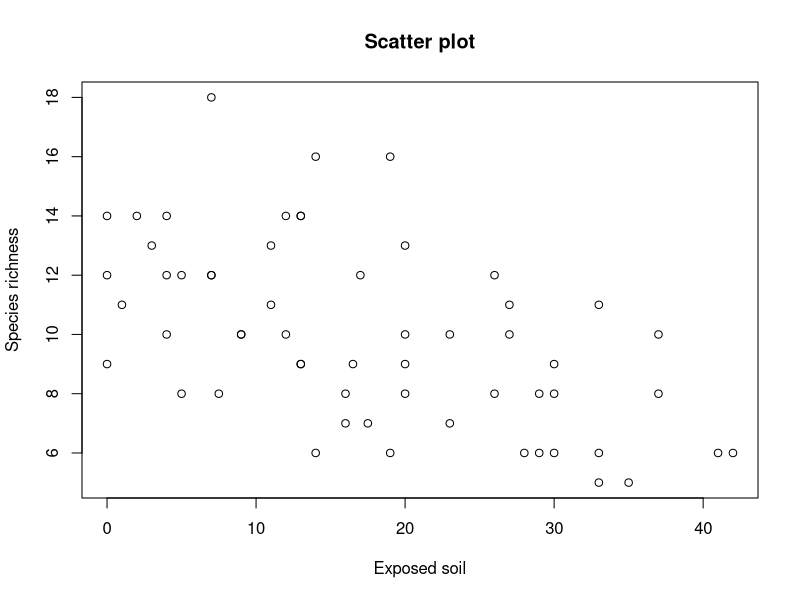
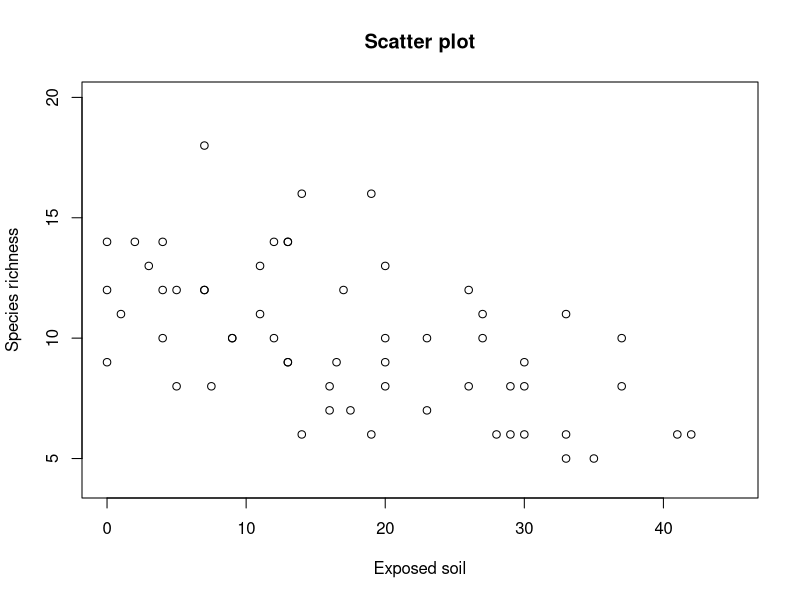
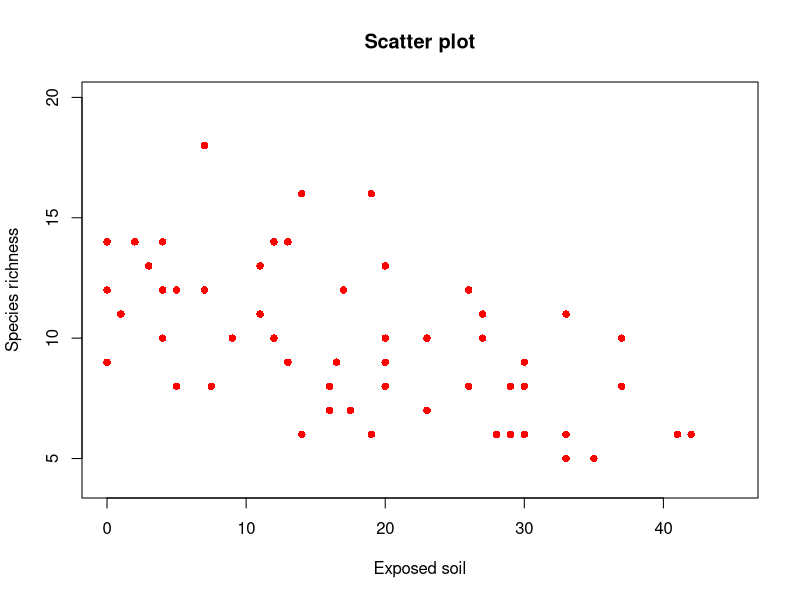
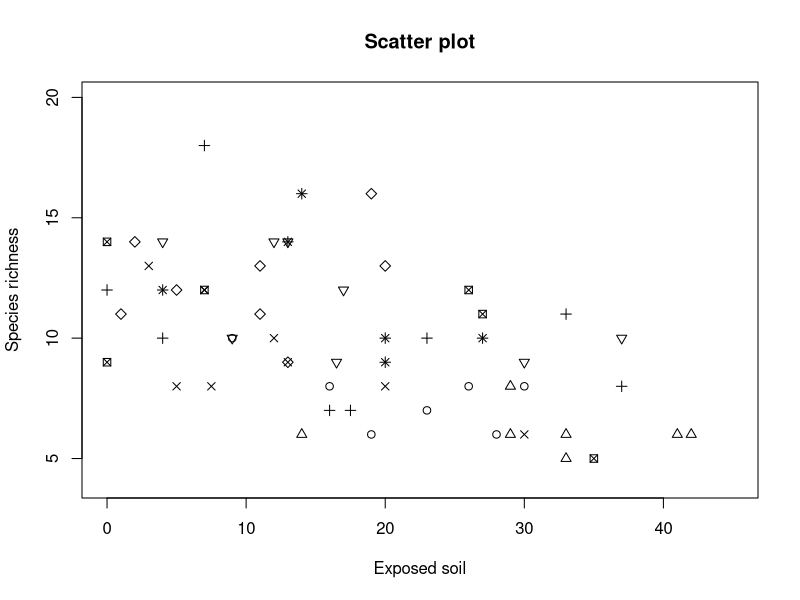
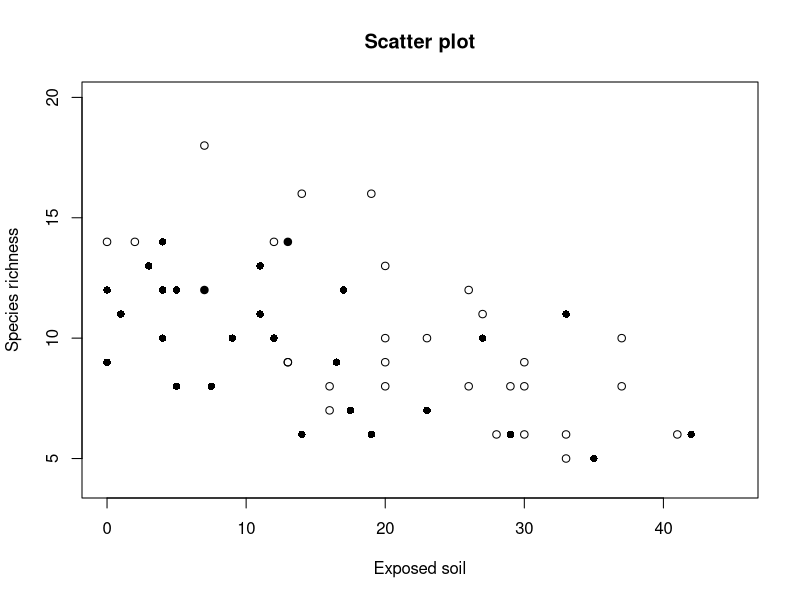
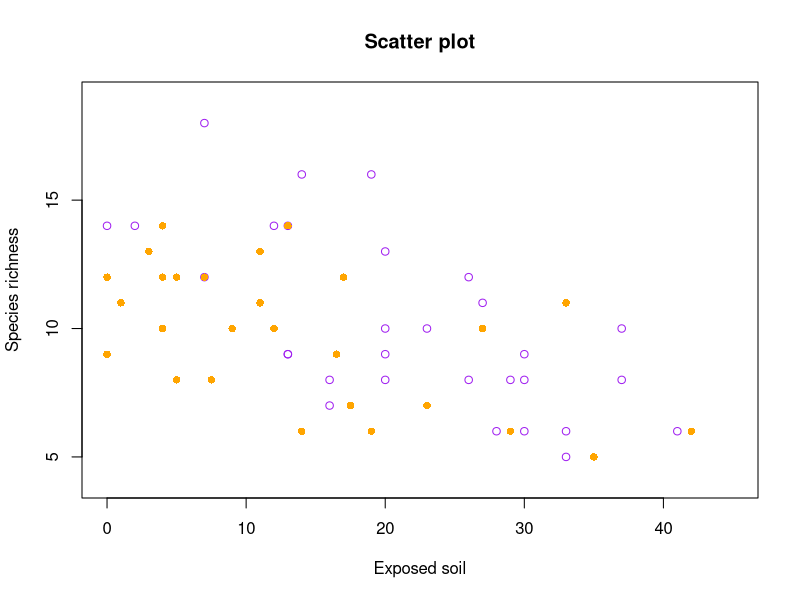
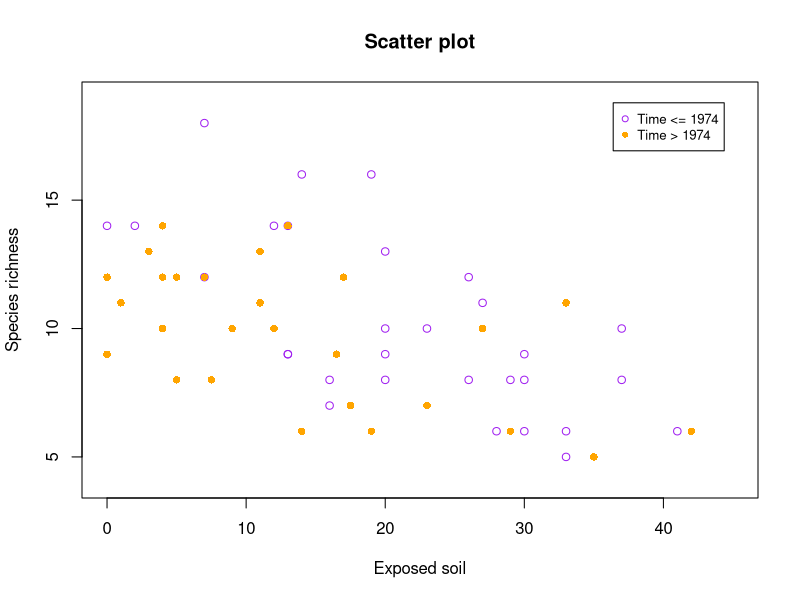
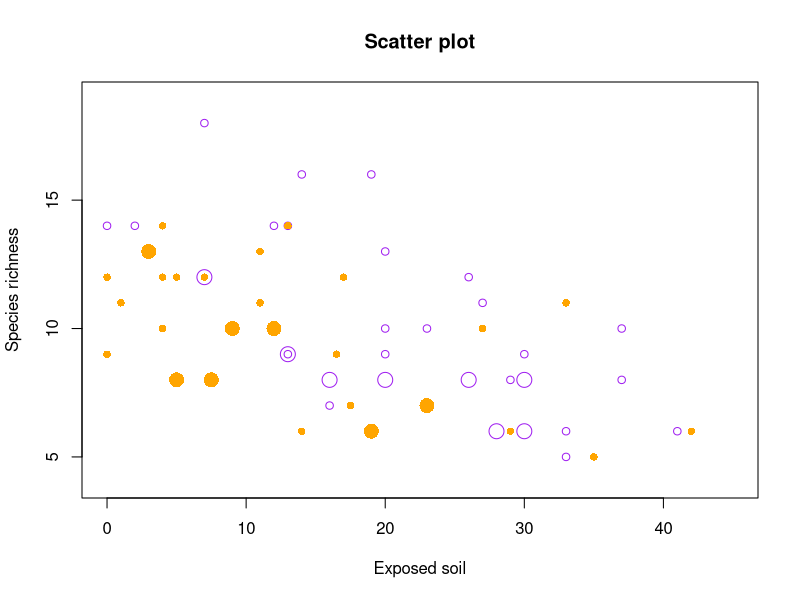

These figures' R source, in order:

# ~~~~~~~~~~~~~~~~~~~~~~~~~~~~~~~~~~~~~~~~~~~
# ~ BIOS 721| Topic 5 Part 2: Plotting in R ~
# ~~~~~~~~~~~~~~~~~~~~~~~~~~~~~~~~~~~~~~~~~~~

# *** This file contains solutions to the lecture examples! *** 

# Code from Slides -------------------------------------------------------------

# Read in example data:
# - Note: Need to change the working directory!
setwd("")
data <- read.table("Vegetation2.txt",header=TRUE)
str(data)

# ------------------------------------------------------------------------------

setwd("M:\\Teaching\\Duke Courses\\BIOS 721\\2_Lectures\\Topic5_PlottingR\\figures")

# Standard Scatter Plot
plot(x = data$BARESOIL, y = data$R,
     xlab = "Exposed soil",
     ylab = "Species richness", 
     main = "Scatter plot")

# Give a little wiggle room in plotting window
plot(x = data$BARESOIL, y = data$R,
     xlab = "Exposed soil",
     ylab = "Species richness", 
     main = "Scatter plot",
     xlim = c(0, 45), ylim = c(4, 20))

# Change point character to red shaded in dot
plot(x = data$BARESOIL, y = data$R,
     xlab = "Exposed soil",
     ylab = "Species richness", main = "Scatter plot",
     xlim = c(0, 45), ylim = c(4, 20),
     pch = 16,col='red')

# Change type/color of point character based on another variable
# - Plot by transect where data was collected
# - Nice because this variable (numeric) already exists in data set
plot(x = data$BARESOIL, y = data$R,
     xlab = "Exposed soil",
     ylab = "Species richness", 
     main = "Scatter plot",
     xlim = c(0, 45), ylim = c(4, 20),
     pch = data$Transect)

# - What if variable doesn't exist? Need to create it!
# - Plot by whether data collected 1974 or before vs. after 1974
pch.time <- rep(1,dim(data)[1])
pch.time[data$Time > 1974] <- 16

plot(x = data$BARESOIL, y = data$R,
     xlab = "Exposed soil",
     ylab = "Species richness", main = "Scatter plot",
     xlim = c(0, 45), ylim = c(4, 20),
     pch = pch.time)

# - Can do the same thing with color
pch.time <- rep(1,dim(data)[1])
pch.time[data$Time > 1974] <- 16

col.time <- rep('purple',dim(data)[1])
col.time[data$Time > 1974] <- 'orange'

plot(x = data$BARESOIL, y = data$R,
     xlab = "Exposed soil",
     ylab = "Species richness", main = "Scatter plot",
     xlim = c(0, 45), ylim = c(4, 19),
     pch = pch.time,
     col = col.time)

# Anything we should add to this figure? ... legend?
# - Try it out!
plot(x = data$BARESOIL, y = data$R,
     xlab = "Exposed soil",
     ylab = "Species richness", main = "Scatter plot",
     xlim = c(0, 45), ylim = c(4, 19),
     pch = pch.time,
     col = col.time)

legend('topright',inset=0.05,cex=0.8,
       legend=c('Time <= 1974','Time > 1974'),
       pch=c(1,16),col=c('purple','orange'))

# Change point size based on a third variable
# - Suppose Transect 1 and 4 were of interest
# - Can make their points larger
# - Try it out!
pch.time <- rep(1,dim(data)[1])
pch.time[data$Time > 1974] <- 16

col.time <- rep('purple',dim(data)[1])
col.time[data$Time > 1974] <- 'orange'

cex.tran <- rep(1,dim(data)[1])
cex.tran[data$Transect==1 | data$Transect==4] <- 2

plot(x = data$BARESOIL, y = data$R,
     xlab = "Exposed soil",
     ylab = "Species richness", main = "Scatter plot",
     xlim = c(0, 45), ylim = c(4, 19),
     pch = pch.time,
     col = col.time,
     cex = cex.tran)

# ------------------------------------------------------------------------------

# Adding statistical information to plots
# - Suppose you wanted to add fitted linear regression line to plot
# - Can use the lm() function to fit the linear regression line
# - Then use the abline() function to plot the fitted line
plot(x = data$BARESOIL, y = data$R,
     xlab = "Exposed soil",
     ylab = "Species richness", main = "Scatter plot",
     xlim = c(0, 45), ylim = c(4, 20),
     pch=19)

plot(x = data$BARESOIL, y = data$R,
     xlab = "Exposed soil",
     ylab = "Species richness", main = "Scatter plot",
     xlim = c(0, 45), ylim = c(4, 20),
     pch=19)

fit <- lm(data$R ~ data$BARESOIL)
abline(fit,lty=2,lwd=2,col='red')

# - Suppopse you wanted to add some text to the plot
# - For example, the R^2 value 
summary(fit)

plot(x = data$BARESOIL, y = data$R,
     xlab = "Exposed soil",
     ylab = "Species richness", main = "Scatter plot",
     xlim = c(0, 45), ylim = c(4, 19),
     pch=19)

fit <- lm(data$R ~ data$BARESOIL)

abline(fit,lty=2,lwd=2,col='red')
text(x=35,y=17,labels='R^2 = 0.31')

# - This is a good start, but we could make this better
# - Let's make it bigger, bold font
plot(x = data$BARESOIL, y = data$R,
     xlab = "Exposed soil",
     ylab = "Species richness", main = "Scatter plot",
     xlim = c(0, 45), ylim = c(4, 19),
     pch=19)

fit <- lm(data$R ~ data$BARESOIL)

abline(fit,lty=2,lwd=2,col='red')
text(x=35,y=17,labels='R^2 = 0.31',   
     font=2,cex=1.5)

# - The R^2 is kind of ugly. Let's make it look like a 
#   legit mathematical equation using teh expression() function!
plot(x = data$BARESOIL, y = data$R,
     xlab = "Exposed soil",
     ylab = "Species richness", main = "Scatter plot",
     xlim = c(0, 45), ylim = c(4, 19),
     pch=19)

fit <- lm(data$R ~ data$BARESOIL)
abline(fit,lty=2,lwd=2,col='red')

text(x=35,y=17,font=2,cex=1.5,
     labels=expression(paste(R^{2},' = 0.31',sep='')))


# Can also change the font, script, and size of other titles
plot(x = data$BARESOIL, y = data$R,
     xlab = "Exposed soil",
     ylab = "Species richness", main = "",
     xlim = c(0, 45), ylim = c(4, 19),
     pch=19)

fit <- lm(data$R ~ data$BARESOIL)
abline(fit,lty=2,lwd=2,col='red')

text(x=35,y=17,labels=expression(paste(R^{2},' = 0.31',sep='')),   
     font=2,cex=1.5)

title(main='Scatter Plot',
      cex.main=3,
      family='HersheyScript')

# ------------------------------------------------------------------------------

# Can change the axis information as well 
# - That is, you can change what values are shown on the axes 
#   (i.e. where the tick marks are located)
plot(x = data$BARESOIL, y = data$R,
     xlab = "Exposed soil",
     ylab = "Species richness", main = "Scatter Plot",
     xlim = c(0, 45), ylim = c(4, 19),
     pch=19)

# - Do this in steps ... 
# - First take off axes
plot(x = data$BARESOIL, y = data$R,
     xlab = "Exposed soil",
     ylab = "Species richness", main = "Scatter Plot",
     xlim = c(0, 45), ylim = c(4, 19),
     pch=19,
     axes=FALSE)

# - Then put them back on with with the info you want
# - Use the axis() function for this
#   - Tell R where to place tick marks (based on original plot)
#   - Tell R labels of tick marks
#   - Tell R direction and length of tick marks
plot(x = data$BARESOIL, y = data$R,
     xlab = "Exposed soil",
     ylab = "Species richness", main = "Scatter Plot",
     xlim = c(0, 45), ylim = c(4, 20),
     pch=19,
     axes=FALSE)

plot(x = data$BARESOIL, y = data$R,
     xlab = "Exposed soil",
     ylab = "Species richness", main = "Scatter Plot",
     xlim = c(0, 45), ylim = c(4, 20),
     pch=19,
     axes=FALSE)
axis(2, at = c(0,5,15,10,20), tcl = 1)
axis(1, at = c(0,25,45), labels = c("Covered","Partial","Exposed") )

# Add a box around the figure to make it complete!
plot(x = data$BARESOIL, y = data$R,
     xlab = "Exposed soil",
     ylab = "Species richness", main = "Scatter Plot",
     xlim = c(0, 45), ylim = c(4, 20),
     pch=19,
     axes=FALSE)
axis(2, at = seq(4,20,by=2), tcl = 1)
axis(1, at = c(0,22,45), 
     labels = c("Covered","Partial","Exposed") )
box()

# Add vertical lines to discriminate between soil categories
# - Suppose the cutoff between covered and partially covered ground 
#   is 10% and the cutoff between partially covered and exposed
#   ground is 31%. 
plot(x = data$BARESOIL, y = data$R,
     xlab = "Exposed soil",
     ylab = "Species richness", main = "Scatter Plot",
     xlim = c(0, 45), ylim = c(4, 20),
     pch=19,
     axes=FALSE)
axis(2, at = c(0,5,15,10,20), tcl = 1)
axis(1, at = c(0,22,45), labels = c("Covered","Partial","Exposed") )
box()
abline(v=10,lty=5,col='gray',lwd=3)
abline(v=31,lty=5,col='gray',lwd=3)

# ------------------------------------------------------------------------------

# If you are using par(mfrow=c()) or the par(mfcol=c())
# options when plotting multiple figures, you might
# want to give the figure overall titles/labels and a
# single legend. 
# - Recall the sin/cos example from Topic 5 Part 1: 
par(mfcol=c(2,2))             # Fill in plots down columns
x <- seq(-2*pi,pi,by=pi/8)
plot(x,sin(x),type="b",main="SIN(X)",pch=1,col=1,lty=1)
plot(x,cos(x),type="b",main="COS(X)",pch=2,col=2,lty=2)
plot(x,2*sin(x),type="b",main="2*SIN(X)",pch=3,col=3,lty=3)
plot(x,2*cos(x),type="b",main="2*COS(X)",pch=4,col=4,lty=4)

par(mfcol=c(2,2),    # Create one 2x2 figure with 4 plots
    mar=c(4,4,2,2),  # Controls margins for each plot: default = (5,4,4,2) (shirnk margins to squeeze plots together)
    oma=c(3,3,3,1))  # Controls margins for overall figure: default = (2,2,2,2) (strecth bottom to include overall legend)
x <- seq(-2*pi,pi,by=pi/8)
plot(x,sin(x),type="b",main="SIN(X)",pch=1,col=1,lty=1)
plot(x,cos(x),type="b",main="COS(X)",pch=2,col=2,lty=2)
plot(x,2*sin(x),type="b",main="2*SIN(X)",pch=3,col=3,lty=3)
plot(x,2*cos(x),type="b",main="2*COS(X)",pch=4,col=4,lty=4)

par(mfcol=c(2,2),    # Create one 2x2 figure with 4 plots
    mar=c(4,4,2,2),  # Controls margins for each plot: default = (5,4,4,2) (shirnk margins to squeeze plots together)
    oma=c(3,3,3,1))  # Controls margins for overall figure: default = (2,2,2,2) (strecth bottom to include overall legend)
x <- seq(-2*pi,pi,by=pi/8)
plot(x,sin(x),type="b",main="SIN(X)",pch=1,col=1,lty=1)
plot(x,cos(x),type="b",main="COS(X)",pch=2,col=2,lty=2)
plot(x,2*sin(x),type="b",main="2*SIN(X)",pch=3,col=3,lty=3)
plot(x,2*cos(x),type="b",main="2*COS(X)",pch=4,col=4,lty=4)
mtext('Plot of Different Trig Functions',
      side=3,outer=TRUE,line=1,cex=1.2,font=2)
mtext('Function Values',
      side=2,outer=TRUE,line=1)

par(mfcol=c(2,2),    # Create one 2x2 figure with 4 plots
    mar=c(4,4,2,2),  # Controls margins for each plot: default = (5,4,4,2) (shirnk margins to squeeze plots together)
    oma=c(3,3,3,1))  # Controls margins for overall figure: default = (2,2,2,2) (strecth bottom to include overall legend)
x <- seq(-2*pi,pi,by=pi/8)
plot(x,sin(x),type="b",main="SIN(X)",pch=1,col=1,lty=1)
plot(x,cos(x),type="b",main="COS(X)",pch=2,col=2,lty=2)
plot(x,2*sin(x),type="b",main="2*SIN(X)",pch=3,col=3,lty=3)
plot(x,2*cos(x),type="b",main="2*COS(X)",pch=4,col=4,lty=4)
mtext('Plot of Different Trig Functions',
      side=3,outer=TRUE,line=1,cex=1.2,font=2)
mtext('Function Values',
      side=2,outer=TRUE,line=1)
par(usr=c(0,1,0,1),  # Reset the coordinates 
    xpd=NA)          # Allow plotting outside the plot region
legend(-1.4,-0.35,legend=c('sin','cos','2sin','2cos'), 
       pch=1:4,lty=1:4,col=1:4,bty='n',horiz=TRUE,cex=1.5)


